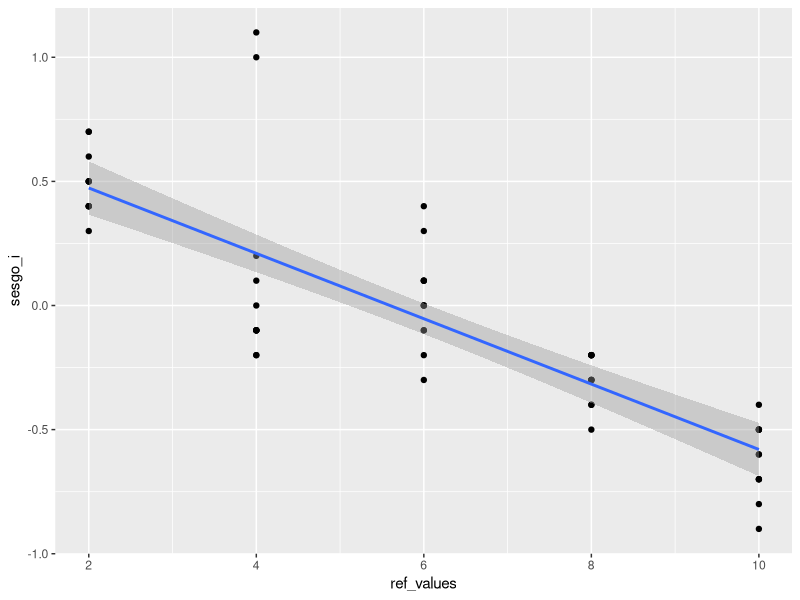

The R source for this figure:
#****This script make a bias-Linearity measure study*******
#Author Ing. Mario Ivan Salas Dominguez
#
library(readxl)#import Excel data librarywd
library(ggplot2)#import ggplot library
Datos <- read_excel("Linealidad_r_dataset.xlsx",col_names = TRUE)#read the data in excel of the study.
names (Datos)[2] = "ref_values"#change the column 2 to ref_value
#References and average bias evaluation
  sesgo_i<-c(Datos$Respuesta-Datos$ref_values)#Bias by references group
  Datos<-cbind(Datos,sesgo_i)#Actualiza los datos con los sesgos.
  avge_bias<-tapply(Datos$sesgo_i,Datos$ref_values ,mean)#Mean by references group
  sd_bias<-tapply(Datos$sesgo_i,Datos$ref_values ,sd)#SD by references group
  n_bias<-tapply(Datos$sesgo_i,Datos$ref_values ,length)#number of values by references
  ref_values<-unique(Datos$ref_values)#Get the reference values
  t_values<-c(avge_bias/(sd_bias/sqrt(n_bias)))#Evaluar los valore del estadistico t
  p_values<-c(2*pt(abs(t_values),n_bias-1,lower.tail = FALSE))#Evalua los p-values
  bias_ref_report<-cbind(ref_values,avge_bias,p_values)#matrix references bias report 
  #Bias average report
 t.test(sesgo_i,alternative = "two.sided",mu=0)
#Análisis y gráfica de regresión lineal
merge(Datos,bias_ref_report)
regresion<-lm(formula = sesgo_i~Datos$ref_values)#Establce las constantes de la regresión lineal
anova(regresion)# Analisis de varianza de la regresion
summary(regresion)#Resumen del analisis de regresion
ggplot(Datos, aes(x = ref_values, y = sesgo_i)) + geom_point() + geom_smooth(method = "lm", formula = y ~ x, level=0.95)
